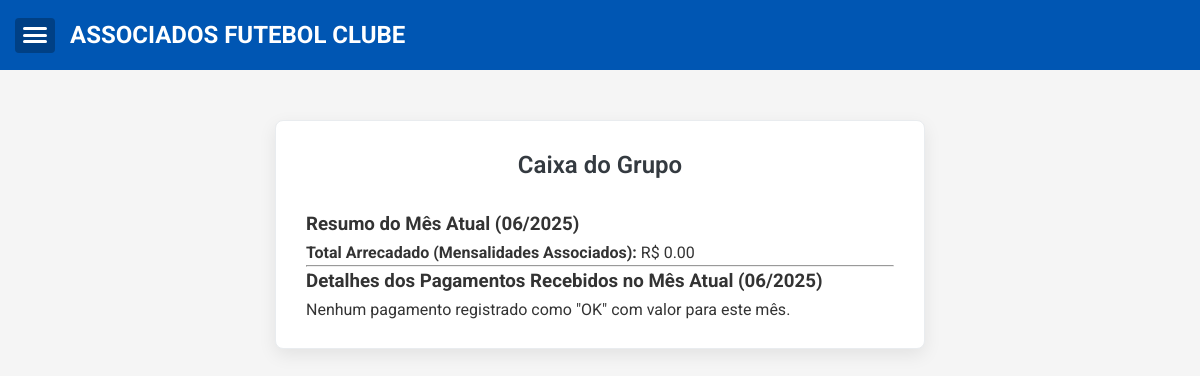
Page /caixa on the earlier database version.
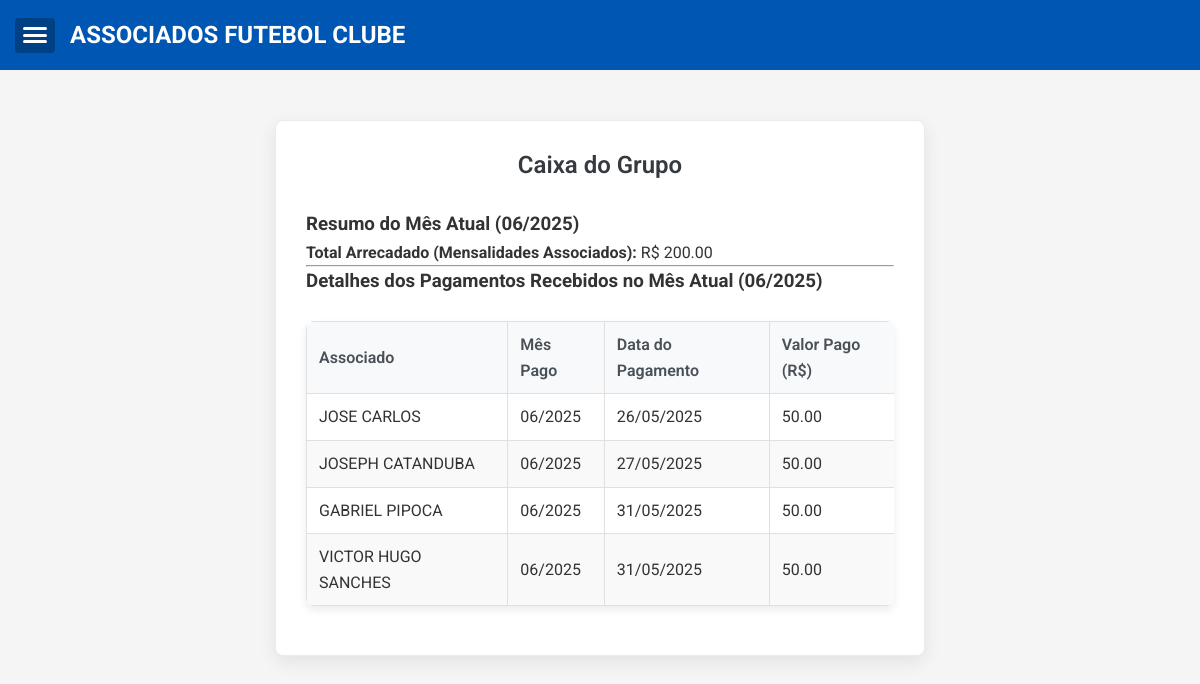
Same page on the later database version.
### app.py (models this page shows)
class Pagamento(db.Model):
    id = db.Column(db.Integer, primary_key=True)
    associado_id = db.Column(db.Integer, db.ForeignKey('associado.id'))
    mes = db.Column(db.String(7))  # Formato YYYY-MM
    data_pagamento = db.Column(db.DateTime) # Data em que o pagamento foi feito
    status = db.Column(db.String(20))  # OK, Pendente, NA
    valor = db.Column(db.Float, nullable=True) # VALOR PAGO - importante para o caixa

class Associado(db.Model):
    id = db.Column(db.Integer, primary_key=True)
    numero = db.Column(db.Integer, unique=True)
    nome = db.Column(db.String(100), nullable=False)
    apelido = db.Column(db.String(50))
    pagamentos = db.relationship('Pagamento', backref='associado', lazy=True)

### app.py (the view)
@app.route('/caixa')
def public_caixa():
    hoje = datetime.now()
    mes_atual_para_caixa = hoje.strftime('%Y-%m')
    pagamentos_mes_atual = Pagamento.query.filter(
        Pagamento.mes == mes_atual_para_caixa,
        Pagamento.status == 'OK',
        Pagamento.valor != None
    ).all()
    total_arrecadado_mes_atual_associados = sum(p.valor for p in pagamentos_mes_atual if p.valor is not None)
    total_geral_mes_atual = total_arrecadado_mes_atual_associados
    todos_pagamentos_ok = Pagamento.query.filter(Pagamento.status == 'OK', Pagamento.valor != None).order_by(Pagamento.mes.desc(), Pagamento.data_pagamento.desc()).all()
    def format_mes_para_display(mes_yyyymm):
        if mes_yyyymm:
            try:
                return datetime.strptime(mes_yyyymm, '%Y-%m').strftime('%m/%Y')
            except ValueError:
                return mes_yyyymm
        return ''
    return render_template(
        'caixa.html',
        mes_atual_display=hoje.strftime('%m/%Y'),
        total_arrecadado_mes_atual=total_geral_mes_atual,
        pagamentos_recentes=pagamentos_mes_atual,
        todos_pagamentos_historico=todos_pagamentos_ok,
        format_mes_display=format_mes_para_display
    )

### app.py (called while the page is built)
@event.listens_for(Engine, "connect")
def set_sqlite_timeout(dbapi_connection, connection_record):
    cursor = dbapi_connection.cursor()
    try:
        cursor.execute("PRAGMA busy_timeout = 5000") # Timeout de 5 segundos (5000 ms)
        cursor.close()
        print("DEBUG: SQLite busy_timeout configurado para 5000ms.")
    except Exception as e:
        print(f"DEBUG: Erro ao configurar SQLite busy_timeout: {e}")

def format_mes_para_display_filter(mes_yyyymm):
    if mes_yyyymm:
        try:
            return datetime.strptime(mes_yyyymm, '%Y-%m').strftime('%m/%Y')
        except ValueError:
            return mes_yyyymm
    return ''

### templates/caixa.html
{% extends "base.html" %}
{% block content %}
<div class="form-container">
    <h2>Caixa do Grupo</h2>
    <div class="caixa-summary">
        <h3>Resumo do Mês Atual ({{ mes_atual_display }})</h3>
        <p><strong>Total Arrecadado (Mensalidades Associados):</strong> R$ {{ "%.2f"|format(total_arrecadado_mes_atual if total_arrecadado_mes_atual is not none else 0) }}</p>
    </div>
    <hr>
    <h3>Detalhes dos Pagamentos Recebidos no Mês Atual ({{ mes_atual_display }})</h3>
    {% if pagamentos_recentes %}
    <div class="table-responsive">
        <table>
            <thead>
                <tr>
                    <th>Associado</th>
                    <th>Mês Pago</th>
                    <th>Data do Pagamento</th>
                    <th>Valor Pago (R$)</th>
                </tr>
            </thead>
            <tbody>
                {% for pagamento in pagamentos_recentes %}
                <tr>
                    <td>{{ pagamento.associado.nome }}</td>
                    <td>{{ pagamento.mes|format_mes_display }}</td>
                    <td>{{ pagamento.data_pagamento.strftime('%d/%m/%Y') if pagamento.data_pagamento else '-' }}</td>
                    <td>{{ "%.2f"|format(pagamento.valor if pagamento.valor is not none else 0) }}</td>
                </tr>
                {% endfor %}
            </tbody>
        </table>
    </div>
    {% else %}
    <p>Nenhum pagamento registrado como "OK" com valor para este mês.</p>
    {% endif %}
</div>
{% endblock %}

### templates/base.html (shortened to what this page needs)
<!DOCTYPE html>
<html lang="pt-br">
<head>
    <link rel="stylesheet" href="https://cdnjs.cloudflare.com/ajax/libs/font-awesome/5.15.4/css/all.min.css">
    <link rel="stylesheet" href="{{ url_for('static', filename='style.css') }}">
</head>
<body>
    <header>
        <div class="container header-content">
            <button id="menuToggleButton" aria-label="Abrir menu" aria-expanded="false">
                <span class="hamburger-line"></span>
                <span class="hamburger-line"></span>
                <span class="hamburger-line"></span>
            </button>
            <h2>ASSOCIADOS FUTEBOL CLUBE</h2>
        </div>
    </header>
    <main class="container">
        {% block content %}{% endblock %}
    </main>
</body>
</html>

### static/style.css (style rules this page uses)
* { box-sizing: border-box; margin: 0; padding: 0; }
body { font-family: 'Roboto', sans-serif; line-height: 1.6; color: #333; background-color: #f5f5f5; position: relative; -webkit-font-smoothing: antialiased; -moz-osx-font-smoothing: grayscale; }
input, select, button, textarea { font-family: 'Roboto', sans-serif; font-size: 1rem; }
.container { width: 100%; max-width: 1200px; margin: 0 auto; padding: 0 15px; }
header { background: #0056b3; color: white; padding: 1rem 0; text-align: center; position: sticky; top: 0; z-index: 1000; }
.header-content { display: flex; align-items: center; max-width: 1200px; margin: 0 auto; padding: 0 15px; }
#menuToggleButton { background: #004085; color: white; border: none; cursor: pointer; border-radius: 4px; width: 40px; height: 35px; padding: 8px; display: flex; flex-direction: column; justify-content: space-around; align-items: center; margin-right: 15px; }
.hamburger-line { display: block; width: 100%; height: 3px; background-color: white; border-radius: 3px; }
main.container { padding-top: 20px; padding-bottom: 20px; transition: margin-left 0.3s ease-in-out, padding-left 0.3s ease-in-out; }
.table-responsive { overflow-x: auto; margin: 1.5rem 0; background: white; border-radius: 8px; box-shadow: 0 4px 8px rgba(0,0,0,0.08); }
table { width: 100%; border-collapse: collapse; min-width: 600px; }
th, td { border: 1px solid #e0e0e0; padding: 10px 12px; text-align: left; vertical-align: middle; }
th { background-color: #f8f9fa; color: #495057; font-weight: 600; border: 1px solid #e0e0e0; padding: 10px 12px; text-align: left; vertical-align: middle; }
.table-responsive th:first-child { border-top-left-radius: 7px; }
.table-responsive th:last-child { border-top-right-radius: 7px; }
tr:nth-child(even) td { background-color: #f9f9f9; }
.form-container { max-width: 650px; margin: 30px auto; padding: 25px 30px; background-color: #ffffff; border-radius: 8px; box-shadow: 0 6px 18px rgba(0, 0, 0, 0.08); border: 1px solid #e9ecef; }
.form-container h2 { text-align: center; margin-bottom: 25px; color: #343a40; font-weight: 600; }
button { font-family: inherit; }
button { padding: 8px 12px; border-radius: 4px; border: 1px solid #ddd; background-color: #0056b3; color: white; cursor: pointer; transition: background-color 0.3s; }

Differences in the rows shown:
added Pagamento: associado.nome "JOSE CARLOS", mes "06/2025", data_pagamento "26/05/2025", valor "50.00"
added Pagamento: associado.nome "JOSEPH CATANDUBA", mes "06/2025", data_pagamento "27/05/2025", valor "50.00"
added Pagamento: associado.nome "GABRIEL PIPOCA", mes "06/2025", data_pagamento "31/05/2025", valor "50.00"
added Pagamento: associado.nome "VICTOR HUGO SANCHES", mes "06/2025", data_pagamento "31/05/2025", valor "50.00"
Other differences:
text no longer shown: "0.00 Nenhum pagamento registrado como \"OK\" com valor para este mês."
text now shown: "200.00 Associado Mês Pago Data do Pagamento Valor Pago (R$)"
